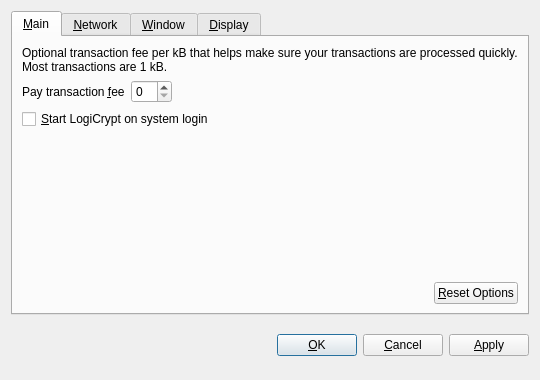
<?xml version="1.0" encoding="UTF-8"?>
<ui version="4.0">
 <class>OptionsDialog</class>
 <widget class="QDialog" name="OptionsDialog">
  <property name="geometry">
   <rect>
    <x>0</x>
    <y>0</y>
    <width>540</width>
    <height>380</height>
   </rect>
  </property>
  <property name="windowTitle">
   <string>Options</string>
  </property>
  <property name="modal">
   <bool>true</bool>
  </property>
  <layout class="QVBoxLayout" name="verticalLayout">
   <item>
    <widget class="QTabWidget" name="tabWidget">
     <property name="tabPosition">
      <enum>QTabWidget::North</enum>
     </property>
     <property name="currentIndex">
      <number>0</number>
     </property>
     <widget class="QWidget" name="tabMain">
      <attribute name="title">
       <string>&amp;Main</string>
      </attribute>
      <layout class="QVBoxLayout" name="verticalLayout_Main">
       <item>
        <widget class="QLabel" name="transactionFeeInfoLabel">
         <property name="text">
          <string>Optional transaction fee per kB that helps make sure your transactions are processed quickly. Most transactions are 1 kB.</string>
         </property>
         <property name="textFormat">
          <enum>Qt::PlainText</enum>
         </property>
         <property name="wordWrap">
          <bool>true</bool>
         </property>
        </widget>
       </item>
       <item>
        <layout class="QHBoxLayout" name="horizontalLayout_1_Main">
         <item>
          <widget class="QLabel" name="transactionFeeLabel">
           <property name="text">
            <string>Pay transaction &amp;fee</string>
           </property>
           <property name="textFormat">
            <enum>Qt::PlainText</enum>
           </property>
           <property name="buddy">
            <cstring>transactionFee</cstring>
           </property>
          </widget>
         </item>
         <item>
          <widget class="BitcoinAmountField" name="transactionFee"/>
         </item>
         <item>
          <spacer name="horizontalSpacer_1_Main">
           <property name="orientation">
            <enum>Qt::Horizontal</enum>
           </property>
           <property name="sizeHint" stdset="0">
            <size>
             <width>40</width>
             <height>20</height>
            </size>
           </property>
          </spacer>
         </item>
        </layout>
       </item>
       <item>
        <widget class="QCheckBox" name="bitcoinAtStartup">
         <property name="toolTip">
          <string>Automatically start LogiCrypt after logging in to the system.</string>
         </property>
         <property name="text">
          <string>&amp;Start LogiCrypt on system login</string>
         </property>
        </widget>
       </item>
       <item>
        <spacer name="verticalSpacer_Main">
         <property name="orientation">
          <enum>Qt::Vertical</enum>
         </property>
         <property name="sizeHint" stdset="0">
          <size>
           <width>20</width>
           <height>40</height>
          </size>
         </property>
        </spacer>
       </item>
       <item>
        <layout class="QHBoxLayout" name="horizontalLayout_2_Main">
         <item>
          <spacer name="horizontalSpacer_2_Main">
           <property name="orientation">
            <enum>Qt::Horizontal</enum>
           </property>
           <property name="sizeHint" stdset="0">
            <size>
             <width>40</width>
             <height>20</height>
            </size>
           </property>
          </spacer>
         </item>
         <item>
          <widget class="QPushButton" name="resetButton">
           <property name="toolTip">
            <string>Reset all client options to default.</string>
           </property>
           <property name="text">
            <string>&amp;Reset Options</string>
           </property>
           <property name="autoDefault">
            <bool>false</bool>
           </property>
          </widget>
         </item>
        </layout>
       </item>
      </layout>
     </widget>
     <widget class="QWidget" name="tabNetwork">
      <attribute name="title">
       <string>&amp;Network</string>
      </attribute>
      <layout class="QVBoxLayout" name="verticalLayout_Network">
       <item>
        <widget class="QCheckBox" name="mapPortUpnp">
         <property name="toolTip">
          <string>Automatically open the LogiCrypt client port on the router. This only works when your router supports UPnP and it is enabled.</string>
         </property>
         <property name="text">
          <string>Map port using &amp;UPnP</string>
         </property>
        </widget>
       </item>
       <item>
        <widget class="QCheckBox" name="connectSocks">
         <property name="toolTip">
          <string>Connect to the LogiCrypt network through a SOCKS proxy (e.g. when connecting through Tor).</string>
         </property>
         <property name="text">
          <string>&amp;Connect through SOCKS proxy:</string>
         </property>
        </widget>
       </item>
       <item>
        <layout class="QHBoxLayout" name="horizontalLayout_Network">
         <item>
          <widget class="QLabel" name="proxyIpLabel">
           <property name="text">
            <string>Proxy &amp;IP:</string>
           </property>
           <property name="textFormat">
            <enum>Qt::PlainText</enum>
           </property>
           <property name="buddy">
            <cstring>proxyIp</cstring>
           </property>
          </widget>
         </item>
         <item>
          <widget class="QValidatedLineEdit" name="proxyIp">
           <property name="maximumSize">
            <size>
             <width>140</width>
             <height>16777215</height>
            </size>
           </property>
           <property name="toolTip">
            <string>IP address of the proxy (e.g. 127.0.0.1)</string>
           </property>
          </widget>
         </item>
         <item>
          <widget class="QLabel" name="proxyPortLabel">
           <property name="text">
            <string>&amp;Port:</string>
           </property>
           <property name="textFormat">
            <enum>Qt::PlainText</enum>
           </property>
           <property name="buddy">
            <cstring>proxyPort</cstring>
           </property>
          </widget>
         </item>
         <item>
          <widget class="QLineEdit" name="proxyPort">
           <property name="maximumSize">
            <size>
             <width>55</width>
             <height>16777215</height>
            </size>
           </property>
           <property name="toolTip">
            <string>Port of the proxy (e.g. 9050)</string>
           </property>
          </widget>
         </item>
         <item>
          <widget class="QLabel" name="socksVersionLabel">
           <property name="text">
            <string>SOCKS &amp;Version:</string>
           </property>
           <property name="textFormat">
            <enum>Qt::PlainText</enum>
           </property>
           <property name="buddy">
            <cstring>socksVersion</cstring>
           </property>
          </widget>
         </item>
         <item>
          <widget class="QValueComboBox" name="socksVersion">
           <property name="toolTip">
            <string>SOCKS version of the proxy (e.g. 5)</string>
           </property>
          </widget>
         </item>
         <item>
          <spacer name="horizontalSpacer_Network">
           <property name="orientation">
            <enum>Qt::Horizontal</enum>
           </property>
           <property name="sizeHint" stdset="0">
            <size>
             <width>40</width>
             <height>20</height>
            </size>
           </property>
          </spacer>
         </item>
        </layout>
       </item>
       <item>
        <spacer name="verticalSpacer_Network">
         <property name="orientation">
          <enum>Qt::Vertical</enum>
         </property>
         <property name="sizeHint" stdset="0">
          <size>
           <width>20</width>
           <height>40</height>
          </size>
         </property>
        </spacer>
       </item>
      </layout>
     </widget>
     <widget class="QWidget" name="tabWindow">
      <attribute name="title">
       <string>&amp;Window</string>
      </attribute>
      <layout class="QVBoxLayout" name="verticalLayout_Window">
       <item>
        <widget class="QCheckBox" name="minimizeToTray">
         <property name="toolTip">
          <string>Show only a tray icon after minimizing the window.</string>
         </property>
         <property name="text">
          <string>&amp;Minimize to the tray instead of the taskbar</string>
         </property>
        </widget>
       </item>
       <item>
        <widget class="QCheckBox" name="minimizeOnClose">
         <property name="toolTip">
          <string>Minimize instead of exit the application when the window is closed. When this option is enabled, the application will be closed only after selecting Quit in the menu.</string>
         </property>
         <property name="text">
          <string>M&amp;inimize on close</string>
         </property>
        </widget>
       </item>
       <item>
        <spacer name="verticalSpacer_Window">
         <property name="orientation">
          <enum>Qt::Vertical</enum>
         </property>
         <property name="sizeHint" stdset="0">
          <size>
           <width>20</width>
           <height>40</height>
          </size>
         </property>
        </spacer>
       </item>
      </layout>
     </widget>
     <widget class="QWidget" name="tabDisplay">
      <attribute name="title">
       <string>&amp;Display</string>
      </attribute>
      <layout class="QVBoxLayout" name="verticalLayout_Display">
       <item>
        <layout class="QHBoxLayout" name="horizontalLayout_1_Display">
         <item>
          <widget class="QLabel" name="langLabel">
           <property name="text">
            <string>User Interface &amp;language:</string>
           </property>
           <property name="textFormat">
            <enum>Qt::PlainText</enum>
           </property>
           <property name="buddy">
            <cstring>lang</cstring>
           </property>
          </widget>
         </item>
         <item>
          <widget class="QValueComboBox" name="lang">
           <property name="toolTip">
            <string>The user interface language can be set here. This setting will take effect after restarting LogiCrypt.</string>
           </property>
          </widget>
         </item>
        </layout>
       </item>
       <item>
        <layout class="QHBoxLayout" name="horizontalLayout_2_Display">
         <item>
          <widget class="QLabel" name="unitLabel">
           <property name="text">
            <string>&amp;Unit to show amounts in:</string>
           </property>
           <property name="textFormat">
            <enum>Qt::PlainText</enum>
           </property>
           <property name="buddy">
            <cstring>unit</cstring>
           </property>
          </widget>
         </item>
         <item>
          <widget class="QValueComboBox" name="unit">
           <property name="toolTip">
            <string>Choose the default subdivision unit to show in the interface and when sending coins.</string>
           </property>
          </widget>
         </item>
        </layout>
       </item>
       <item>
        <widget class="QCheckBox" name="displayAddresses">
         <property name="toolTip">
          <string>Whether to show LogiCrypt addresses in the transaction list or not.</string>
         </property>
         <property name="text">
          <string>&amp;Display addresses in transaction list</string>
         </property>
        </widget>
       </item>
       <item>
        <spacer name="verticalSpacer_Display">
         <property name="orientation">
          <enum>Qt::Vertical</enum>
         </property>
         <property name="sizeHint" stdset="0">
          <size>
           <width>20</width>
           <height>40</height>
          </size>
         </property>
        </spacer>
       </item>
      </layout>
     </widget>
    </widget>
   </item>
   <item>
    <layout class="QHBoxLayout" name="horizontalLayout_Buttons">
     <item>
      <spacer name="horizontalSpacer_1">
       <property name="orientation">
        <enum>Qt::Horizontal</enum>
       </property>
       <property name="sizeHint" stdset="0">
        <size>
         <width>40</width>
         <height>48</height>
        </size>
       </property>
      </spacer>
     </item>
     <item>
      <widget class="QLabel" name="statusLabel">
       <property name="font">
        <font>
         <weight>75</weight>
         <bold>true</bold>
        </font>
       </property>
       <property name="text">
        <string/>
       </property>
       <property name="textFormat">
        <enum>Qt::PlainText</enum>
       </property>
       <property name="wordWrap">
        <bool>true</bool>
       </property>
      </widget>
     </item>
     <item>
      <spacer name="horizontalSpacer_2">
       <property name="orientation">
        <enum>Qt::Horizontal</enum>
       </property>
       <property name="sizeHint" stdset="0">
        <size>
         <width>40</width>
         <height>48</height>
        </size>
       </property>
      </spacer>
     </item>
     <item>
      <widget class="QPushButton" name="okButton">
       <property name="text">
        <string>&amp;OK</string>
       </property>
      </widget>
     </item>
     <item>
      <widget class="QPushButton" name="cancelButton">
       <property name="text">
        <string>&amp;Cancel</string>
       </property>
       <property name="autoDefault">
        <bool>false</bool>
       </property>
      </widget>
     </item>
     <item>
      <widget class="QPushButton" name="applyButton">
       <property name="text">
        <string>&amp;Apply</string>
       </property>
       <property name="autoDefault">
        <bool>false</bool>
       </property>
      </widget>
     </item>
    </layout>
   </item>
  </layout>
 </widget>
 <customwidgets>
  <customwidget>
   <class>BitcoinAmountField</class>
   <extends>QSpinBox</extends>
   <header>bitcoinamountfield.h</header>
  </customwidget>
  <customwidget>
   <class>QValueComboBox</class>
   <extends>QComboBox</extends>
   <header>qvaluecombobox.h</header>
  </customwidget>
  <customwidget>
   <class>QValidatedLineEdit</class>
   <extends>QLineEdit</extends>
   <header>qvalidatedlineedit.h</header>
  </customwidget>
 </customwidgets>
 <resources/>
 <connections/>
</ui>
